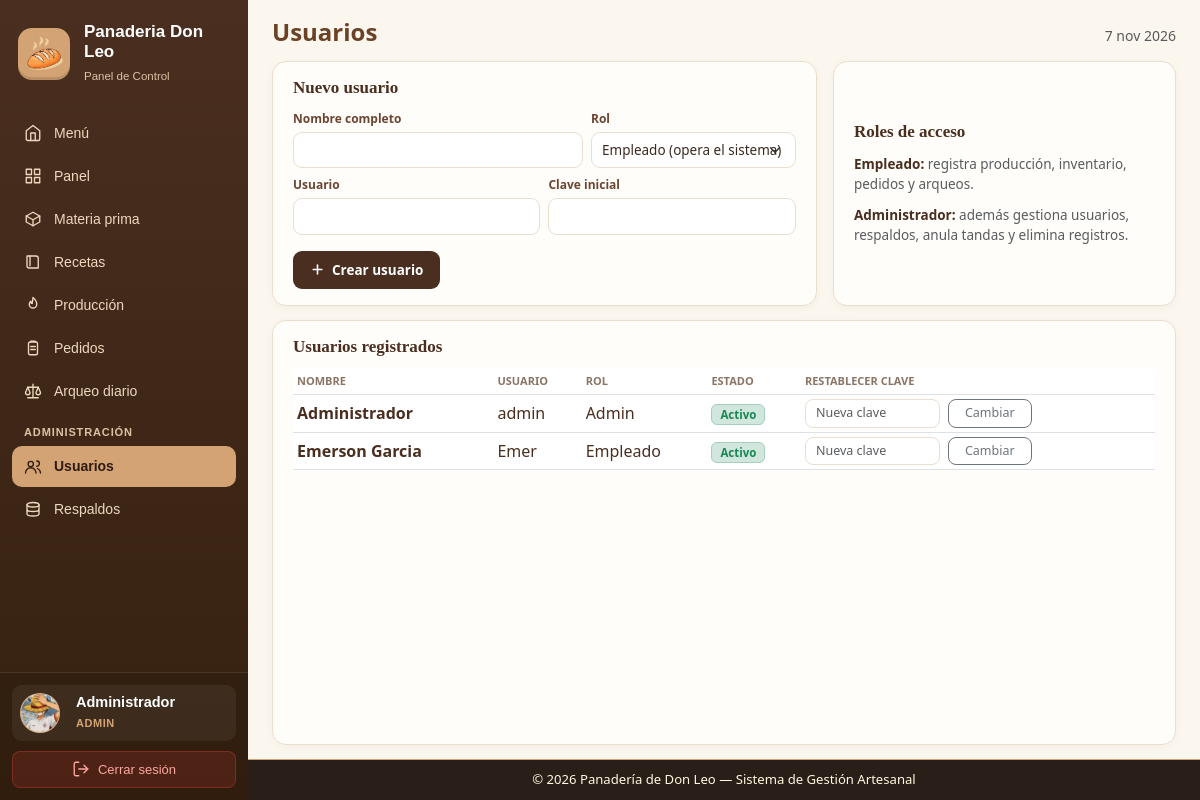
/src/Views/Admin/usuarios.php (signed in), run on the app's committed database.
### tables this page shows
CREATE TABLE `usuarios` (
  `id` int NOT NULL AUTO_INCREMENT,
  `nombre` varchar(100) NOT NULL,
  `usuario` varchar(50) NOT NULL,
  `clave` varchar(255) NOT NULL,
  `rol` enum('admin','empleado') NOT NULL DEFAULT 'empleado',
  `activo` tinyint(1) NOT NULL DEFAULT '1',
  `debe_cambiar` tinyint(1) NOT NULL DEFAULT '0',
  `creado` datetime NOT NULL DEFAULT CURRENT_TIMESTAMP,
  PRIMARY KEY (`id`),
  UNIQUE KEY `usuario` (`usuario`)
);

### src/Views/Admin/usuarios.php (the view, shortened to what this page needs)
<?php
require_once $_SERVER['DOCUMENT_ROOT'] . '/panaderia/Config/current_user.php';
$stmtUsuarios = $pdo->query("SELECT id, nombre, usuario, rol, activo FROM usuarios ORDER BY id ASC");
$lista_usuarios = $stmtUsuarios->fetchAll();
include_once __DIR__ . '/../Layouts/header.php';
?>
<link rel="stylesheet" href="/panaderia/Assets/css/siderbar.css">
<link rel="stylesheet" href="/panaderia/Assets/css/usuarios.css">
<div class="d-flex">
    <?php include_once __DIR__ . '/../Layouts/sidebar.php'; ?>
    <div class="main flex-grow-1">
        <div class="usr-header-section">
            <div class="d-flex justify-content-between align-items-baseline flex-wrap gap-2">
                <h2 class="fw-bold m-0" style="color: #6B4226; font-size: 1.5rem;">Usuarios</h2>
                <div class="text-muted small">
                    <?php
                        $meses = ["", "ene", "feb", "mar", "abr", "may", "jun", "jul", "ago", "sep", "oct", "nov", "dic"];
                        echo date('j') . ' ' . $meses[(int)date('n')] . ' ' . date('Y');
                    ?>
                </div>
            </div>
        </div>
        <div class="usr-grid-top">
            <div class="usr-card">
                <h3 class="usr-card-title">Nuevo usuario</h3>
                <form method="post" action="usuarios.php">
                    <div class="row g-2 mb-2">
                        <div class="col-md-7">
                            <label class="usr-form-label">Nombre completo</label>
                            <input type="text" name="nombre" class="form-control usr-input" required>
                        </div>
                        <div class="col-md-5">
                            <label class="usr-form-label">Rol</label>
                            <select name="rol" class="form-select usr-input">
                                <option value="empleado">Empleado (opera el sistema)</option>
                            </select>
                        </div>
                    </div>
                    <div class="row g-2 mb-3">
                        <div class="col-md-6">
                            <label class="usr-form-label">Usuario</label>
                            <input type="text" name="usuario" class="form-control usr-input" required>
                        </div>
                        <div class="col-md-6">
                            <label class="usr-form-label">Clave inicial</label>
                            <input type="password" name="clave" class="form-control usr-input" required>
                        </div>
                    </div>
                    <button type="submit" class="btn text-white px-3 py-2 usr-btn-submit">
                        <svg width="15" height="15" viewBox="0 0 24 24" fill="none" stroke="currentColor" stroke-width="2.5" stroke-linecap="round" stroke-linejoin="round"><line x1="12" y1="5" x2="12" y2="19"></line><line x1="5" y1="12" x2="19" y2="12"></line></svg>
                        Crear usuario
                    </button>
                </form>
            </div>
            <div class="usr-card d-flex flex-column justify-content-center">
                <h3 class="usr-card-title">Roles de acceso</h3>
                <div class="text-muted usr-roles-list">
                    <div>
                        <strong style="color: #4A2F20;">Empleado:</strong> registra producción, inventario, pedidos y arqueos.
                    </div>
                    <div>
                        <strong style="color: #4A2F20;">Administrador:</strong> además gestiona usuarios, respaldos, anula tandas y elimina registros.
                    </div>
                </div>
            </div>
        </div>
        <div class="usr-card usr-table-card">
            <h3 class="usr-card-title">Usuarios registrados</h3>
            <div class="table-responsive">
                <table class="table table-sm align-middle mb-0">
                    <thead>
                        <tr>
                            <th>Nombre</th>
                            <th>Usuario</th>
                            <th>Rol</th>
                            <th>Estado</th>
                            <th>Restablecer clave</th>
                        </tr>
                    </thead>
                    <tbody>
                        <?php if (empty($lista_usuarios)): ?>
                            <tr>
                                <td colspan="5" class="text-center text-muted py-3">No hay usuarios registrados en la base de datos.</td>
                            </tr>
                        <?php else: ?>
                            <?php foreach ($lista_usuarios as $u): ?>
                                <tr>
                                    <td class="text-nowrap">
                                        <strong style="color: #4A2F20;"><?= htmlspecialchars($u['nombre']) ?></strong>
                                    </td>
                                    <td style="color: #4A2F20;"><?= htmlspecialchars($u['usuario']) ?></td>
                                    <td style="color: #4A2F20;"><?= $u['rol'] === 'admin' ? 'Admin' : 'Empleado' ?></td>
                                    <td>
                                        <?php if ($u['activo']): ?>
                                            <span class="badge bg-success-subtle text-success border border-success-subtle px-2 py-1" style="font-size: 11.5px;">Activo</span>
                                        <?php else: ?>
                                            <span class="badge bg-secondary-subtle text-secondary border border-secondary-subtle px-2 py-1" style="font-size: 11.5px;">Inactivo</span>
                                        <?php endif; ?>
                                    </td>
                                    <td>
                                        <form method="post" action="usuarios.php" class="d-flex gap-2 align-items-center m-0">
                                            <input type="password" name="nueva_clave" class="form-control usr-table-input" placeholder="Nueva clave" required>
                                            <button type="submit" class="btn btn-sm btn-outline-secondary px-3 py-1" style="border-radius: 8px; font-size: 12.5px;">Cambiar</button>
                                        </form>
                                    </td>
                                </tr>
                            <?php endforeach; ?>
                        <?php endif; ?>
                    </tbody>
                </table>
            </div>
        </div>
        <?php include_once __DIR__ . '/../Layouts/footer.php'; ?>

### Assets/css/custom-theme.css (style rules this page uses)
:root { --color-trigo: #D4A373; --color-corteza: #6B4226; --color-crema: #FEFAE0; --color-blanco: #FFFFFF; --color-tarjeta-bg: rgba(35, 25, 18, 0.88); }
body { background-color: var(--color-crema); font-family: 'Segoe UI', system-ui, -apple-system, sans-serif; }

### Assets/css/usuarios.css (style rules this page uses)
.main { margin-left: 248px; box-sizing: border-box; width: calc(100% - 248px); height: 100vh; overflow-y: auto; padding: 18px 24px 0 24px; background-color: #FBF6EE; display: flex; flex-direction: column; gap: 14px; }
.usr-grid-top { display: grid; grid-template-columns: 1.35fr 0.85fr; gap: 16px; align-items: stretch; }
.usr-card { background: #FFFDF9; border: 1px solid #EADFCE; border-radius: 14px; box-shadow: 0 2px 8px rgba(74, 47, 32, 0.04); padding: 16px 20px; }
.usr-card-title { font-family: Georgia, 'Palatino Linotype', serif; color: #4A2F20; font-size: 17px; font-weight: 700; margin-bottom: 12px; }
.usr-form-label { display: block; font-size: 12px; font-weight: 600; color: #6b4531; margin-bottom: 4px; }
.usr-input { border: 1px solid #EADFCE !important; border-radius: 9px !important; padding: 7px 10px !important; background-color: #FFFFFF !important; color: #3b2a20 !important; font-size: 13.5px !important; }
.usr-btn-submit { background: #4A2F20 !important; border-radius: 9px !important; font-weight: 600 !important; font-size: 13.5px !important; display: inline-flex; align-items: center; gap: 7px; }
.usr-roles-list { font-size: 13.5px; line-height: 1.5; display: flex; flex-direction: column; gap: 10px; }
.usr-table-card { flex: 1; min-height: 0; display: flex; flex-direction: column; }
.usr-table-card .table-responsive { overflow-y: auto; }
.usr-table-card thead th { color: #8A7565; font-size: 11px; text-transform: uppercase; font-weight: 600; }
.usr-table-input { width: 135px !important; min-width: 110px; border: 1px solid #EADFCE !important; border-radius: 8px !important; padding: 4px 10px !important; background: #FFFFFF !important; color: #4A2F20 !important; font-size: 12.5px !important; }

### data on the page
usuarios: nombre "Administrador", usuario "admin", rol "Admin", activo "Activo"
usuarios: nombre "Emerson Garcia", usuario "Emer", rol "Empleado", activo "Activo"

### other printed values
$nombre_usuario "Administrador"
$rol_usuario "ADMIN"
